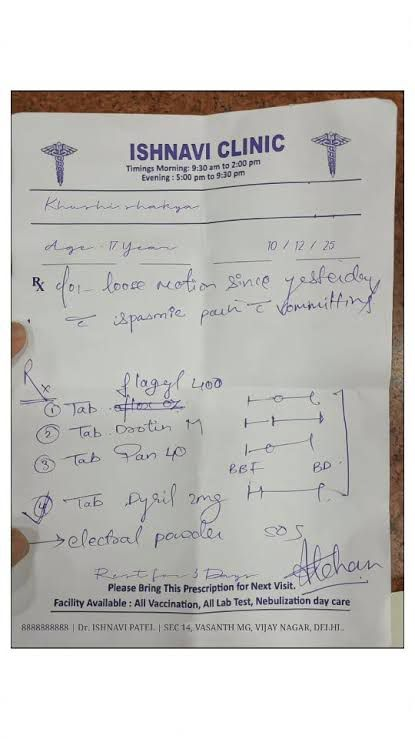
#> input picture Samples/IMG-20260422-WA0002.jpg, 415 x 739 px; its folder holds only this picture in this run
$ python -i advanced_handwriting_ocr.py   (imports and definitions only)   (older library calls are emulated)
#> lines starting #> are read from the running program, lines starting #| are printed output that depends on the picture; after the words box and inside, x2 and y2 are one past the last pixel; in counts of white or black regions, pixels touching at a corner belong together
#> further down, picture is the input picture: shape (739, 415, 3); mean B, G, R 191.5, 194.3, 195.5
"""
advanced_handwriting_ocr.py
---------------------------
Advanced handwriting OCR system designed specifically for Indian doctor prescriptions.

Features:
1. Written Matter Detection: Analyzes images to detect handwritten regions, calculate
   text density percentage, and determine initial confidence based on document clarity.
2. Handwriting Reference Training: Loads user's handwritten alphabets from reference
   image and creates character templates for pattern matching.
3. Font-based Templates: Loads TTF fonts and generates character reference images for
   fuzzy matching against the handwriting reference.
4. Character-level Template Matching: Implements advanced pattern recognition to match
   Tesseract tokens against learned character templates, improving accuracy on unclear
   handwriting.
5. Confidence Scoring: Multi-factor confidence calculation based on image quality,
   written matter density, and template match scores.
"""

import cv2
import numpy as np
import os
from PIL import Image, ImageDraw, ImageFont
from typing import List, Tuple, Dict, Optional
import hashlib
from pathlib import Path
from skimage import measure
from scipy import ndimage
import string


class HandwritingReferenceExtractor:
    """
    Extracts individual character templates from a handwritten alphabet reference image.
    Assumes the reference image contains the alphabet written in order (a-z, 0-9).
    """

    # [61 lines left out: functions __init__, extract_characters, not called in this run]


class FontTemplateGenerator:
    """
    Generates character templates from TTF font files for reference matching.
    """

    # [59 lines left out: functions __init__, load_fonts, generate_charset_from_font, not called in this run]


class ImagePreprocessor:
    """
    Advanced image preprocessing for handwritten prescription documents.
    Detects written matter, calculates text density, and prepares image for OCR.
    """

    def __init__(self):
        self.written_matter_percentage = 0.0
        self.text_density_confidence = 0.0
        self.background_normalized = None

    def analyze_written_matter(self, image: np.ndarray) -> Tuple[float, float, np.ndarray]:
        """
        Analyze an image to detect written matter and calculate text density.

        Returns:
            - written_matter_percentage: Percentage of image containing written text (0-100)
            - text_density_confidence: Confidence based on text-to-blank ratio (0-100)
            - normalized_image: Image with white background and highlighted text
        """
        # Convert to grayscale
        if len(image.shape) == 3:
            gray = cv2.cvtColor(image, cv2.COLOR_BGR2GRAY)
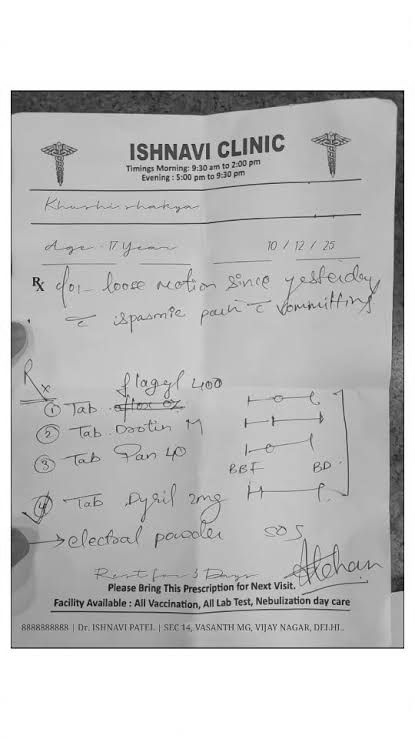
#> gray: shape (739, 415); min 1, max 255, mean 194.4
        else:
            gray = image

        # Detect background color (most common color)
        hist = cv2.calcHist([gray], [0], None, [256], [0, 256])
#> hist = 256 values, max 73948 at index 255, min 0 at index 0, mean 1198
        background_level = np.argmax(hist)
#> background_level = 255

        # Create binary mask: text detection
        # Text is either significantly darker or lighter than background
        if background_level > 127:
            # Light background (typical for prescriptions)
            _, text_mask = cv2.threshold(gray, background_level - 50, 255, cv2.THRESH_BINARY)
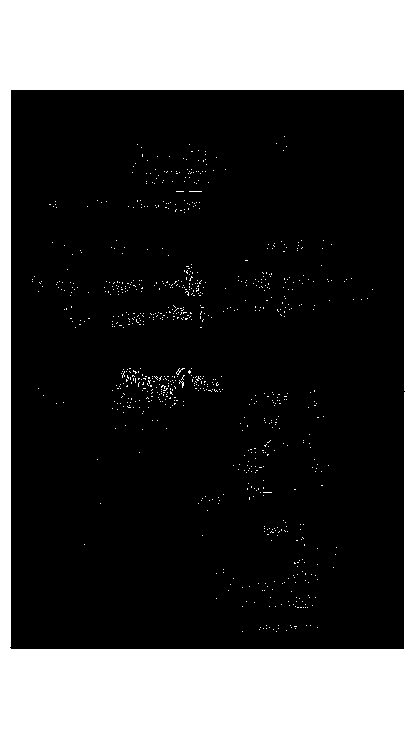
#> text_mask: shape (739, 415); 28.8% white; 827 white regions (826 under 20 px), largest, box (x1, y1, x2, y2) and area: (0, 0, 415, 739) 86996
        else:
            # Dark background
            _, text_mask = cv2.threshold(gray, background_level + 50, 255, cv2.THRESH_BINARY_INV)

        # Apply morphological operations to connect nearby text regions
        kernel = cv2.getStructuringElement(cv2.MORPH_ELLIPSE, (3, 3))
        text_mask = cv2.morphologyEx(text_mask, cv2.MORPH_CLOSE, kernel, iterations=2)
#> text_mask: shape (739, 415); 29.1% white; 496 white regions (481 under 20 px), largest, box (x1, y1, x2, y2) and area: (0, 0, 415, 739) 87009, (121, 368, 178, 408) 492, (169, 305, 192, 320) 153
        text_mask = cv2.morphologyEx(text_mask, cv2.MORPH_OPEN, kernel, iterations=1)
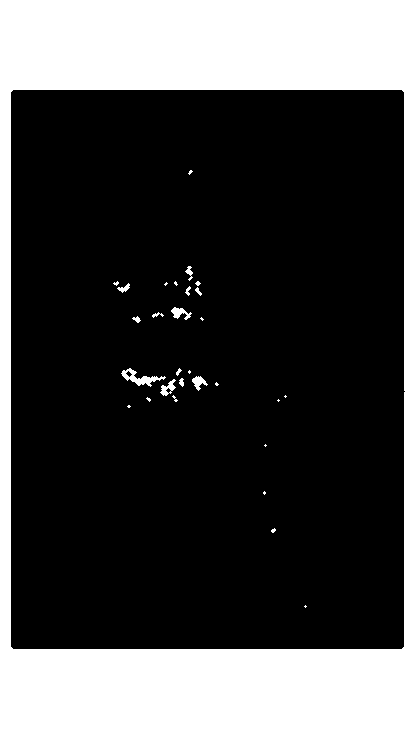
#> text_mask: shape (739, 415); 28.7% white; 30 white regions (17 under 20 px), largest, box (x1, y1, x2, y2) and area: (0, 0, 415, 739) 87009, (121, 368, 166, 387) 290, (171, 307, 192, 320) 134

        # Calculate written matter percentage
        text_pixels = np.count_nonzero(text_mask)
#> text_pixels = 88134
        total_pixels = text_mask.shape[0] * text_mask.shape[1]
#> total_pixels = 306685
        written_matter_percentage = (text_pixels / total_pixels) * 100
#> written_matter_percentage = 28.74

        # Calculate text density confidence
        # Very sparse documents (< 5%) or very dense documents (> 95%) are suspicious
        if written_matter_percentage < 5:
            text_density_confidence = 20.0  # Too sparse
        elif written_matter_percentage > 95:
            text_density_confidence = 30.0  # Too dense (might be all black)
        elif 10 <= written_matter_percentage <= 50:
            text_density_confidence = 100.0  # Good range for prescriptions
        else:
            # Interpolate between 50-100 for other ranges
            text_density_confidence = 70.0

        # Normalize background to white
        normalized = self._normalize_background(gray, background_level)

        # Enhance text visibility
        enhanced = self._enhance_text_contrast(normalized, text_mask)

        self.written_matter_percentage = written_matter_percentage
        self.text_density_confidence = text_density_confidence
        self.background_normalized = enhanced

        print(f"[ImagePreprocessor] Written matter: {written_matter_percentage:.1f}%, "
              f"Density confidence: {text_density_confidence:.1f}%")

        return written_matter_percentage, text_density_confidence, enhanced

    def _normalize_background(self, gray: np.ndarray, background_level: int) -> np.ndarray:
        """Normalize background to white, text remains dark."""
#> called with background_level = 255
        normalized = gray.copy().astype(float)

        if background_level > 127:
            # Light background: already good, just stretch contrast
            normalized = np.clip(normalized, background_level - 100, 255)
        else:
            # Dark background: invert
            normalized = 255 - normalized

        # Normalize to 0-255
        normalized = cv2.normalize(normalized, None, 0, 255, cv2.NORM_MINMAX).astype(np.uint8)
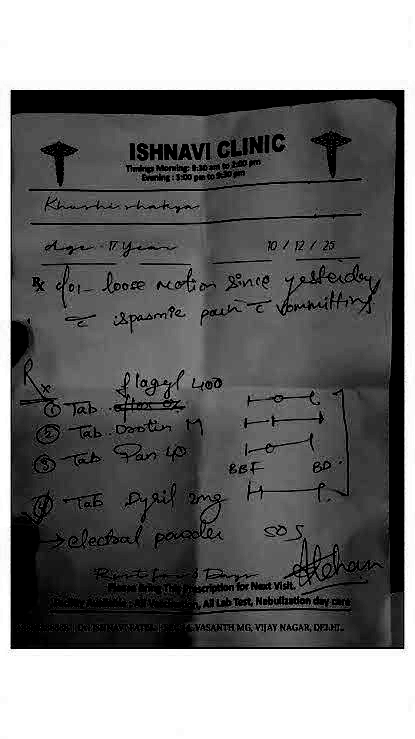
#> normalized: shape (739, 415); min 0, max 255, mean 116.3
        return normalized

    def _enhance_text_contrast(self, image: np.ndarray, text_mask: np.ndarray) -> np.ndarray:
        """Enhance contrast between text and background with advanced techniques."""
        # Apply CLAHE (Contrast Limited Adaptive Histogram Equalization)
        clahe = cv2.createCLAHE(clipLimit=2.0, tileGridSize=(8, 8))
        enhanced = clahe.apply(image)
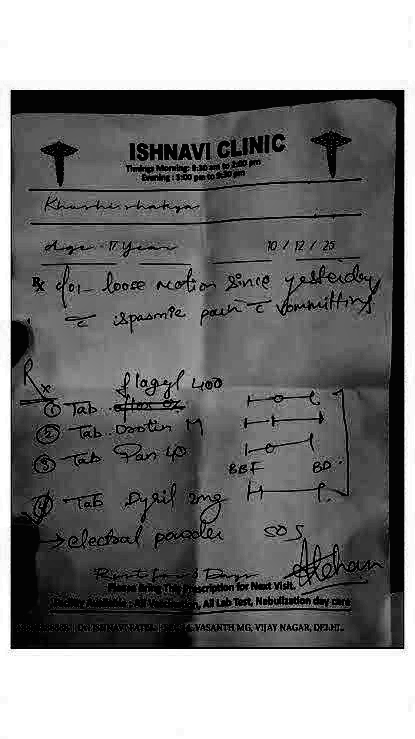
#> enhanced: shape (739, 415); min 2, max 255, mean 125.5

        # Apply Otsu thresholding
        _, binary = cv2.threshold(enhanced, 0, 255, cv2.THRESH_BINARY + cv2.THRESH_OTSU)
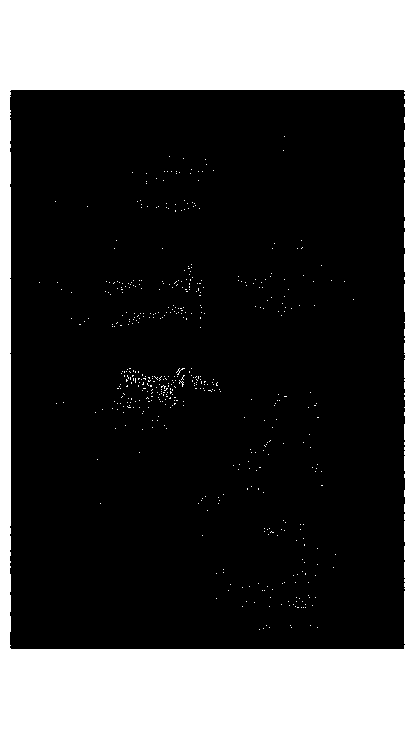
#> binary: shape (739, 415); 28.5% white; 511 white regions (510 under 20 px), largest, box (x1, y1, x2, y2) and area: (0, 0, 415, 739) 86759

        # Enhance by dilating text slightly to make it more visible
        kernel = cv2.getStructuringElement(cv2.MORPH_ELLIPSE, (2, 2))
        enhanced_binary = cv2.morphologyEx(binary, cv2.MORPH_CLOSE, kernel, iterations=1)
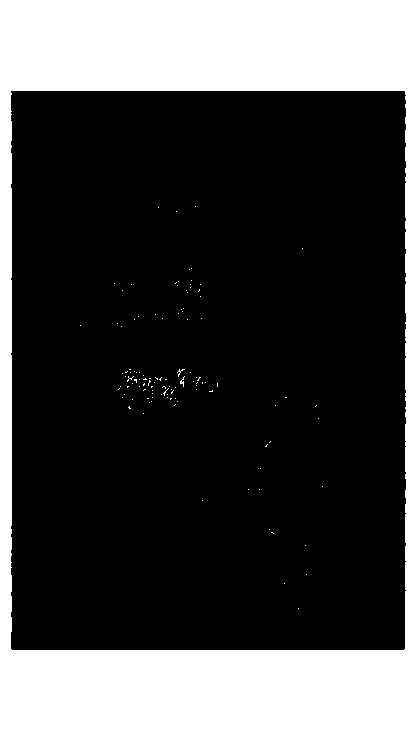
#> enhanced_binary: shape (739, 415); 28.4% white; 115 white regions (113 under 20 px), largest, box (x1, y1, x2, y2) and area: (0, 0, 415, 739) 86783, (180, 376, 185, 387) 20

        return enhanced_binary

    # [40 lines left out: function analyze_image_quality, not called in this run]


class CharacterTemplateMatchor:
    """
    Match characters from OCR tokens against learned templates.
    Provides confidence scores based on shape similarity.
    """

    # [111 lines left out: functions __init__, match_character, _calculate_character_confidence, _structural_similarity_score, match_token_sequence, not called in this run]


class AdvancedHandwritingOCR:
    """
    Main orchestrator for advanced handwriting OCR system.
    Coordinates all components: preprocessing, template generation, and matching.
    """

    # [269 lines left out: functions __init__, process_image_advanced, _calculate_image_quality_confidence, process_prescription_image, enhance_ocr_tokens, extract_written_regions and 2 more, not called in this run]


# Singleton instance
_advanced_ocr_instance = None

# [6 lines left out: function get_advanced_ocr, not called in this run]

>>> import cv2
>>> picture = cv2.imread('../../Samples/IMG-20260422-WA0002.jpg')
>>> result = ImagePreprocessor().analyze_written_matter(picture)
#| [ImagePreprocessor] Written matter: 28.7%, Density confidence: 100.0%
